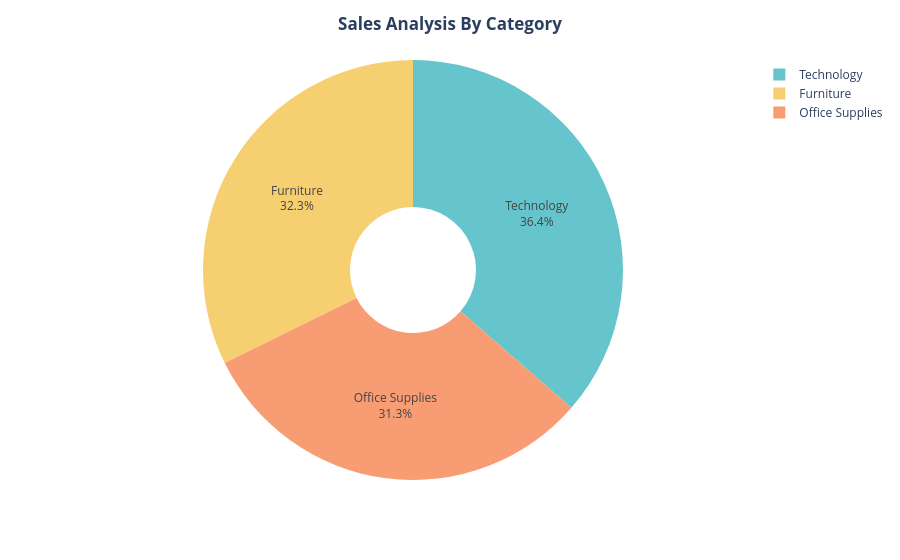

Notebook source saved alongside this figure:
### Code cell
fig = px.pie(
              sales_by_category,
              names = 'Category',
              values = 'Sales',
              hole = 0.3,
              color_discrete_sequence = px.colors.qualitative.Pastel
)
fig.update_traces(
    textposition = 'inside',
    textinfo = 'percent+label'
)
fig.update_layout(
    title = {
        'text' : '<b>Sales Analysis By Category</b>',
        'x' : 0.5,
        'xanchor'  : 'center'
    }
)
fig.show()

### Figure 1 — Plotly figure (JSON) as saved in the notebook; plotly's stock layout.template omitted (floating-point values rounded to 4 significant figures)
{"data": [{"domain": {"x": [0, 1], "y": [0, 1]}, "hole": 0.3, "hovertemplate": "Category=%{label}<br>Sales=%{value}<extra></extra>", "labels": ["Furniture", "Office Supplies", "Technology"], "legendgroup": "", "name": "", "showlegend": true, "textinfo": "percent+label", "textposition": "inside", "type": "pie", "values": [742000.0, 719000.0, 836200.0]}], "layout": {"legend": {"tracegroupgap": 0}, "margin": {"t": 60}, "piecolorway": ["rgb(102, 197, 204)", "rgb(246, 207, 113)", "rgb(248, 156, 116)", "rgb(220, 176, 242)", "rgb(135, 197, 95)", "rgb(158, 185, 243)", "rgb(254, 136, 177)", "rgb(201, 219, 116)", "rgb(139, 224, 164)", "rgb(180, 151, 231)", "rgb(179, 179, 179)"], "title": {"text": "<b>Sales Analysis By Category</b>", "x": 0.5, "xanchor": "center"}}}
